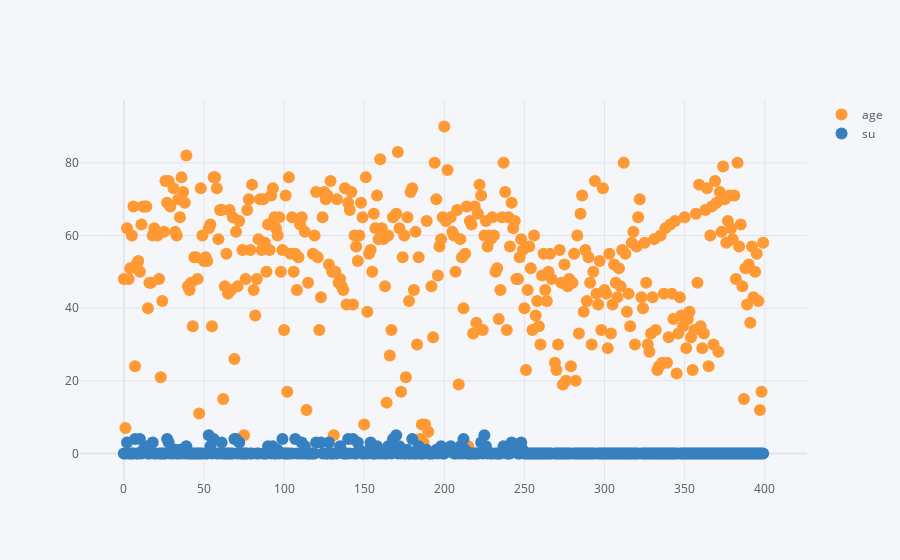

Notebook code for this chart:
### Code cell
data1[['age','su']].iplot(kind='scatter',mode='markers')

### Figure 1 — Plotly figure (JSON) as saved in the notebook; plotly's stock layout.template omitted (floating-point values rounded to 4 significant figures; data arrays with more than 128 entries replaced by an {"elided": "..."} marker saying what was removed)
{"data": [{"line": {"color": "rgba(255, 153, 51, 1.0)", "dash": "solid", "shape": "linear", "width": 1.3}, "marker": {"size": 12, "symbol": "circle"}, "mode": "markers", "name": "age", "text": "", "type": "scatter", "x": {"elided": "400 int values"}, "y": {"elided": "400 mixed values"}}, {"line": {"color": "rgba(55, 128, 191, 1.0)", "dash": "solid", "shape": "linear", "width": 1.3}, "marker": {"size": 12, "symbol": "circle"}, "mode": "markers", "name": "su", "text": "", "type": "scatter", "x": {"elided": "400 int values"}, "y": {"elided": "400 mixed values"}}], "layout": {"legend": {"bgcolor": "#F5F6F9", "font": {"color": "#4D5663"}}, "paper_bgcolor": "#F5F6F9", "plot_bgcolor": "#F5F6F9", "title": {"font": {"color": "#4D5663"}}, "xaxis": {"gridcolor": "#E1E5ED", "showgrid": true, "tickfont": {"color": "#4D5663"}, "title": {"font": {"color": "#4D5663"}, "text": ""}, "zerolinecolor": "#E1E5ED"}, "yaxis": {"gridcolor": "#E1E5ED", "showgrid": true, "tickfont": {"color": "#4D5663"}, "title": {"font": {"color": "#4D5663"}, "text": ""}, "zerolinecolor": "#E1E5ED"}}}
